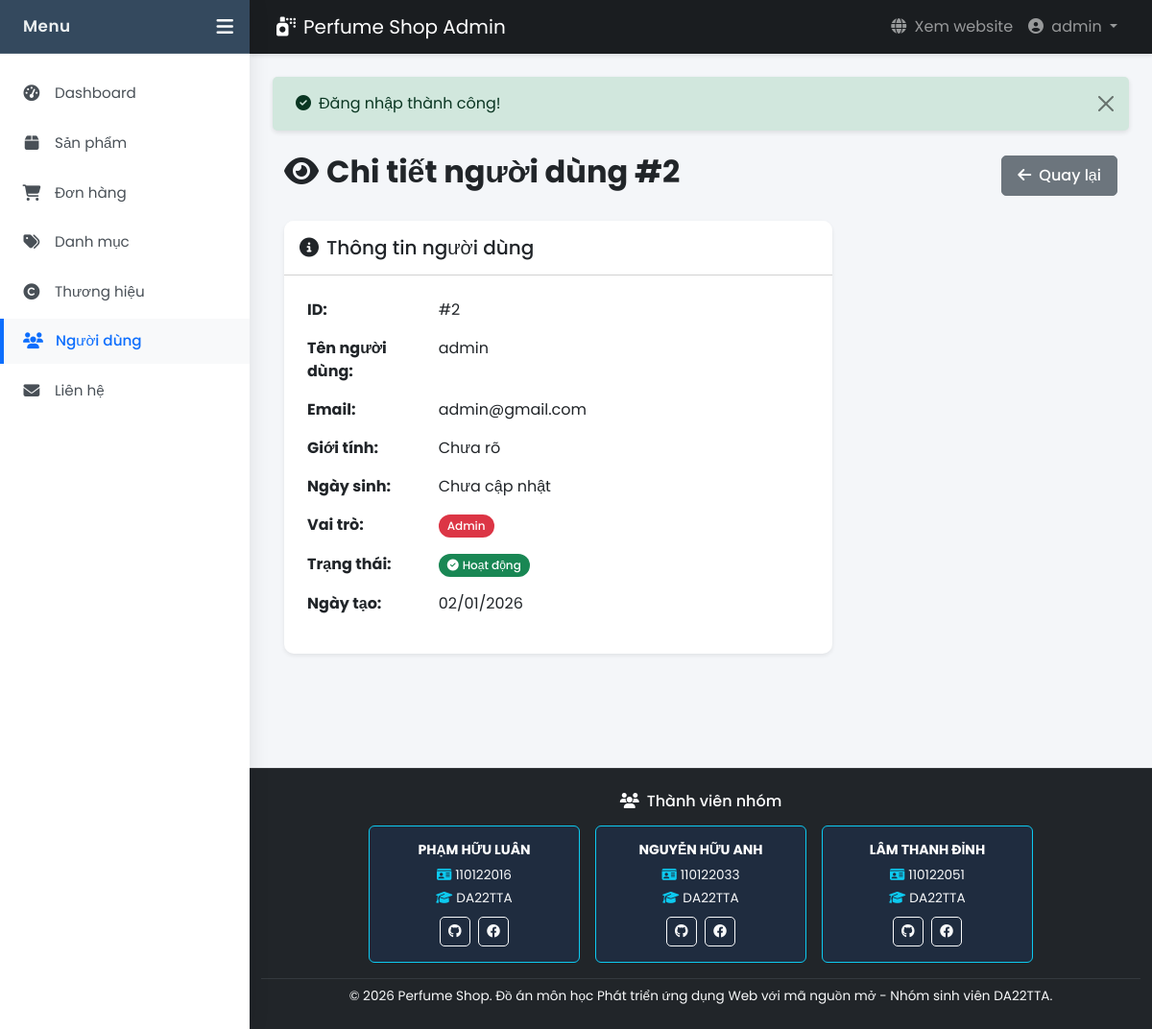
Page /views/admin/users/view.php?id=2 (signed in) on the committed database.
### tables this page shows
CREATE TABLE `nguoi_dung` (
  `id` int(11) NOT NULL,
  `username` varchar(150) NOT NULL,
  `gioi_tinh` varchar(10) DEFAULT NULL,
  `ngay_sinh` date DEFAULT NULL,
  `email` varchar(150) NOT NULL,
  `password` varchar(255) NOT NULL,
  `vai_tro` varchar(20) DEFAULT 'khach_hang',
  `trang_thai` tinyint(4) DEFAULT 1,
  `ngay_tao` datetime DEFAULT current_timestamp(),
  `ngay_xoa` datetime DEFAULT NULL
);

### models/User.php (called while the page is built, shortened)
<?php
class User {
    private $conn;
    private $table = 'nguoi_dung';
    public function __construct() {
        $database = new Database();
        $this->conn = $database->connect();
    }
    public function getUserByIdWithDeleted($id) {
        $query = "SELECT id, username, email, password as mat_khau, gioi_tinh, ngay_sinh, vai_tro, trang_thai, ngay_tao, ngay_xoa
                  FROM {$this->table}
                  WHERE id = ?";
        $stmt = $this->conn->prepare($query);
        $stmt->bind_param("i", $id);
        $stmt->execute();
        $result = $stmt->get_result();
        if ($result->num_rows > 0) {
            return $result->fetch_assoc();
        }
        return false;
    }
}
?>

### config/database.php (called while the page is built, shortened)
<?php
class Database {
    private $host = DB_HOST;
    private $user = DB_USER;
    private $pass = DB_PASS;
    private $dbname = DB_NAME;
    public function connect() {
        $this->conn = null;
        try {
            $this->conn = new mysqli($this->host, $this->user, $this->pass, $this->dbname);
            $this->conn->set_charset("utf8mb4");
        } catch (Exception $e) {
            echo "Lỗi kết nối: " . $e->getMessage();
        }
        return $this->conn;
    }
}
?>

### helpers/functions.php (called while the page is built, shortened)
<?php
function format_date($date) {
    return date('d/m/Y', strtotime($date));
}
?>

### views/admin/users/view.php (the view, shortened to what this page needs)
<?php
require_once __DIR__ . '/../../../helpers/functions.php';
require_once __DIR__ . '/../../../models/User.php';
$user_id = intval($_GET['id'] ?? 0);
$userModel = new User();
$user = $userModel->getUserByIdWithDeleted($user_id);
include __DIR__ . '/../layout/header.php';
?>
<div class="container-fluid my-4">
    <div class="d-flex justify-content-between align-items-center mb-4">
        <h2 class="fw-bold">
            <i class="fas fa-eye me-2"></i>Chi tiết người dùng #<?php echo $user['id']; ?>
        </h2>
        <div>
            <a href="index.php" class="btn btn-secondary">
                <i class="fas fa-arrow-left me-2"></i>Quay lại
            </a>
        </div>
    </div>
    <div class="row">
        <div class="col-md-8">
            <div class="card border-0 shadow-sm mb-4">
                <div class="card-header bg-white py-3">
                    <h5 class="mb-0"><i class="fas fa-info-circle me-2"></i>Thông tin người dùng</h5>
                </div>
                <div class="card-body">
                    <div class="row mb-3">
                        <div class="col-md-3">
                            <strong>ID:</strong>
                        </div>
                        <div class="col-md-9">
                            #<?php echo $user['id']; ?>
                        </div>
                    </div>
                    <div class="row mb-3">
                        <div class="col-md-3">
                            <strong>Tên người dùng:</strong>
                        </div>
                        <div class="col-md-9">
                            <?php echo htmlspecialchars($user['username'] ?? 'Chưa cập nhật'); ?>
                        </div>
                    </div>
                    <div class="row mb-3">
                        <div class="col-md-3">
                            <strong>Email:</strong>
                        </div>
                        <div class="col-md-9">
                            <?php echo htmlspecialchars($user['email']); ?>
                        </div>
                    </div>
                    <div class="row mb-3">
                        <div class="col-md-3">
                            <strong>Giới tính:</strong>
                        </div>
                        <div class="col-md-9">
                            <?php echo htmlspecialchars(ucfirst($user['gioi_tinh'] ?? 'Chưa rõ')); ?>
                        </div>
                    </div>
                    <div class="row mb-3">
                        <div class="col-md-3">
                            <strong>Ngày sinh:</strong>
                        </div>
                        <div class="col-md-9">
                            <?php echo $user['ngay_sinh'] ? format_date($user['ngay_sinh']) : 'Chưa cập nhật'; ?>
                        </div>
                    </div>
                    <div class="row mb-3">
                        <div class="col-md-3">
                            <strong>Vai trò:</strong>
                        </div>
                        <div class="col-md-9">
                            <?php if ($user['vai_tro'] === ROLE_ADMIN): ?>
                                <span class="badge bg-danger">Admin</span>
                            <?php else: ?>
                                <span class="badge bg-primary">Khách hàng</span>
                            <?php endif; ?>
                        </div>
                    </div>
                    <div class="row mb-3">
                        <div class="col-md-3">
                            <strong>Trạng thái:</strong>
                        </div>
                        <div class="col-md-9">
                            <?php if ($user['ngay_xoa']): ?>
                                <span class="badge bg-danger">
                                    <i class="fas fa-trash me-1"></i>Đã xóa
                                </span>
                            <?php elseif ($user['trang_thai'] == 1): ?>
                                <span class="badge bg-success">
                                    <i class="fas fa-check-circle me-1"></i>Hoạt động
                                </span>
                            <?php else: ?>
                                <span class="badge bg-secondary">
                                    <i class="fas fa-lock me-1"></i>Đã khóa
                                </span>
                            <?php endif; ?>
                        </div>
                    </div>
                    <div class="row mb-3">
                        <div class="col-md-3">
                            <strong>Ngày tạo:</strong>
                        </div>
                        <div class="col-md-9">
                            <?php echo format_date($user['ngay_tao']); ?>
                        </div>
                    </div>
                </div>
            </div>
        </div>
        <div class="col-md-4">
        </div>
    </div>
</div>
<?php include __DIR__ . '/../layout/footer.php'; ?>

### assets/css/admin.css (style rules this page uses)
* { margin: 0; padding: 0; box-sizing: border-box; }
body.admin-body { font-family: 'Poppins', sans-serif; background-color: #f4f6f9; overflow-x: hidden; }
.card { border-radius: 10px; border: none; box-shadow: 0 2px 8px rgba(0, 0, 0, 0.08); transition: box-shadow 0.3s; overflow: hidden; }
.card-body { padding: 1.5rem; }
.btn { border-radius: 6px; padding: 0.5rem 1.25rem; font-weight: 500; transition: all 0.3s; }
.shadow-sm { box-shadow: 0 2px 4px rgba(0, 0, 0, 0.08) !important; }
.badge { padding: 0.5em 0.75em; font-weight: 500; border-radius: 20px; }
.btn { padding: 0.5rem 1rem; border-radius: 5px; font-weight: 500; transition: all 0.3s; }

### rows in the picture
nguoi_dung: id "2", username "admin", email "admin@gmail.com", gioi_tinh "Chưa rõ", ngay_tao "02/01/2026"

### other values in the picture
$_SESSION['username'] "admin"
$_SESSION['success'] "Đăng nhập thành công!"
